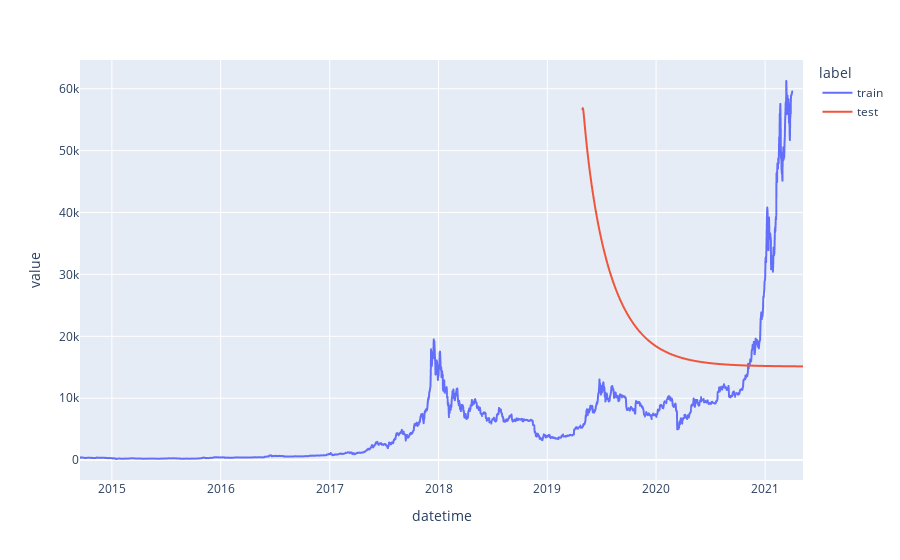

Notebook code for this chart:
### Code cell
fig = px.line(df_forecast_lstm, x=df_forecast_lstm.index, y="value", color="label")
fig.show()

### Figure 1 — Plotly figure (JSON) as saved in the notebook; plotly's stock layout.template omitted (floating-point values rounded to 4 significant figures; data arrays with more than 128 entries replaced by an {"elided": "..."} marker saying what was removed)
{"data": [{"hovertemplate": "label=train<br>datetime=%{x}<br>value=%{y}<extra></extra>", "legendgroup": "train", "line": {"color": "#636efa", "dash": "solid"}, "mode": "lines", "name": "train", "showlegend": true, "type": "scattergl", "x": {"elided": "2386 str values"}, "xaxis": "x", "y": {"elided": "2386 float values"}, "yaxis": "y"}, {"hovertemplate": "label=test<br>datetime=%{x}<br>value=%{y}<extra></extra>", "legendgroup": "test", "line": {"color": "#EF553B", "dash": "solid"}, "mode": "lines", "name": "test", "showlegend": true, "type": "scattergl", "x": {"elided": "741 str values"}, "xaxis": "x", "y": {"elided": "741 float values"}, "yaxis": "y"}], "layout": {"autosize": true, "legend": {"title": {"text": "label"}, "tracegroupgap": 0}, "margin": {"t": 60}, "xaxis": {"anchor": "y", "autorange": true, "domain": [0, 1], "range": ["2014-09-16", "2021-05-08"], "title": {"text": "datetime"}, "type": "date"}, "yaxis": {"anchor": "x", "autorange": true, "domain": [0, 1], "range": [-3214.0, 64640.0], "title": {"text": "value"}, "type": "linear"}}}
